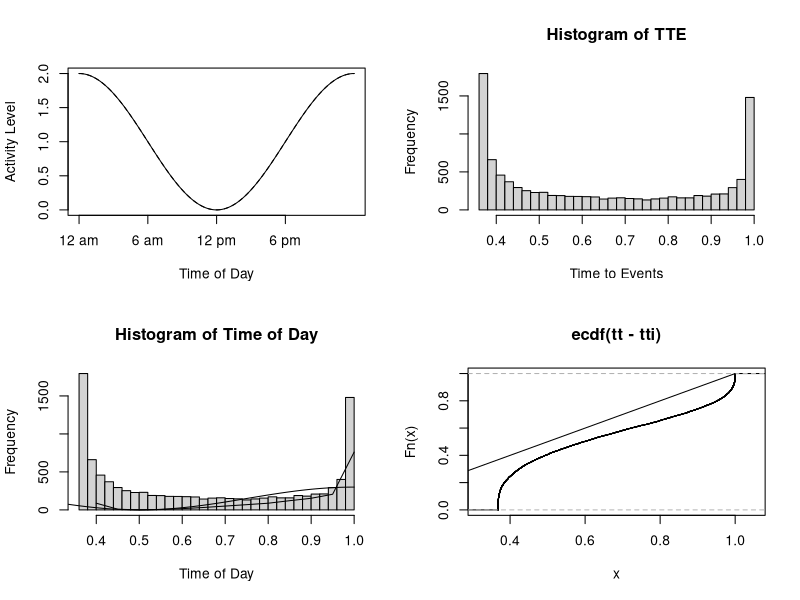

Recreate this plot in R.
################################################
# To model mosquito diurnal activity, consider 
# the time dependent sinusoidal hazard rate function
#
# ff = lambda (1+amp*cos(2*pi*(t-peak))) 
# (0 <= amp <= 1)
################################################
par(mfrow = c(2,2))
ttt = seq(0,1, length.out=1000)
ff = function(t, peak=0){(1+cos(2*pi*(t-peak)))}
ff = function(t, peak=0, amp=1){(1+amp*cos(2*pi*(t-peak)))}

plot(ttt*24, ff(ttt), type = 'l', ylab = "Activity Level", xlab = "Time of Day", xaxt = "n") 
lines(ttt*24, ff(ttt, 0, 1), lty = 2) 
axis(1, c(0:3)*6, c("12 am", "6 am", "12 pm", "6 pm"))



################################################
# At the times t = peak+0, peak+1, peak+2, peak+3,...
# ff has the same cumulative hazard as the constant hazard
# function
#
# f = lambda 
# 
# A random number generator for this process has 
################################################


##################################################
#  lambda :: the average activity level
#  now    :: time when the waiting period starts
#  peak   :: peak activity level 
##################################################

rDiurnal = function(N, lambda, now=0, peak=0){
  t = rexp(N, lambda)
  ti = runif(N,0,1)
  exp(-lambda*(ti+sin(2*pi*(ti+now-peak))/2/pi))
}

#rDiurnal = function(N, lambda, now=0, peak=0, amp=1){
#  t = rexp(N, lambda)
#  ti = floor(t)
#  ti + amp*(1+amp*sin(2*pi*(t-ti+now-peak)))/2
#}


wt=rnorm(10000,.75,1/24)
wt=0
#hist(wt*24, xlab = "Minimal Waiting Time, in Hours", main = "Histogram of Minimal Waiting Time")

tt =  wt + rDiurnal(10000, 1, now=wt, peak =0.5)
#tt =  wt + rDiurnal(10000, 1, wt, peak =12, amp=0.5)
hist(tt,40, xlab = "Time to Events", main = "Histogram of TTE")
tti = floor(tt)

hist(tt-tti, 40, xlab = "Time of Day", main = "Histogram of Time of Day")
lines(ttt, 150*(1+cos(2*pi*ttt)))
ttb = hist(tt, plot=FALSE)$breaks[-1]
lines(ttb, 150*(1+cos(2*pi*ttb))*hist(tt, plot=FALSE)$counts/800)

plot(ecdf(tt-tti))
segments(0,0,1,1)


